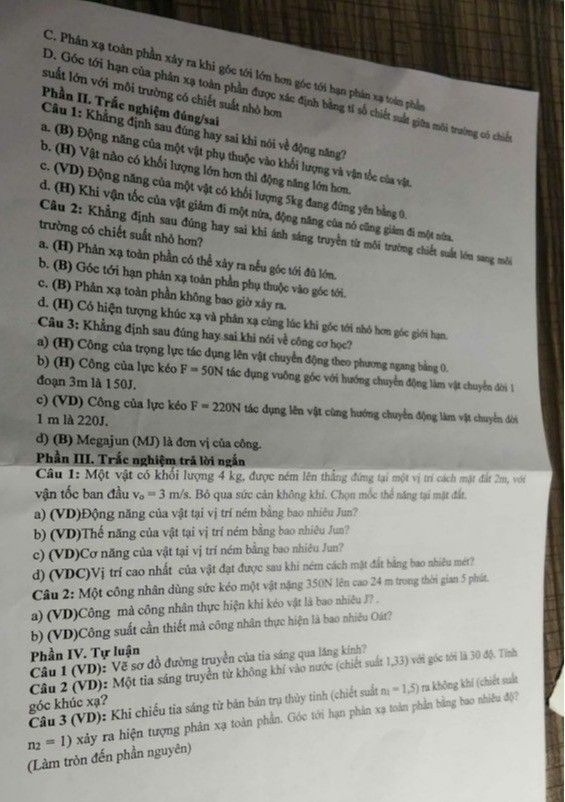
#> input picture scan_input.jpg, 565 x 802 px
$ python 'cai thien do tuong phan.py'
#> lines starting #> are read from the running program, lines starting #| are printed output that depends on the picture; after the words box and inside, x2 and y2 are one past the last pixel; in counts of white or black regions, pixels touching at a corner belong together
#> in main, img is the input picture: shape (802, 565, 3); mean B, G, R 132.9, 139.1, 139.5
import cv2
import numpy as np
import matplotlib.pyplot as plt

def contrast_stretching(gray_img):
    r_min = float(np.min(gray_img))
#> r_min = 0
    r_max = float(np.max(gray_img))
#> r_max = 254

    if r_max == r_min:
        return gray_img

    stretched = (gray_img - r_min) * (255.0 / (r_max - r_min))
    stretched = np.clip(stretched, 0, 255)
    return np.uint8(stretched)

def histogram_equalization(gray_img):
    return cv2.equalizeHist(gray_img)
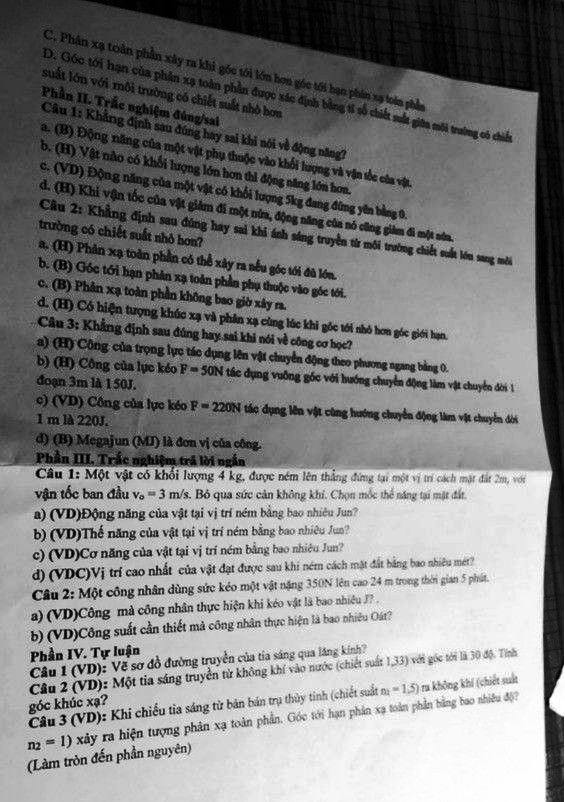
#> returned value: shape (802, 565); min 0, max 255, mean 128.3

def binarization(gray_img, thresh_val=127):
#> called with thresh_val = 130
    _, binary_img = cv2.threshold(gray_img, thresh_val, 255, cv2.THRESH_BINARY)
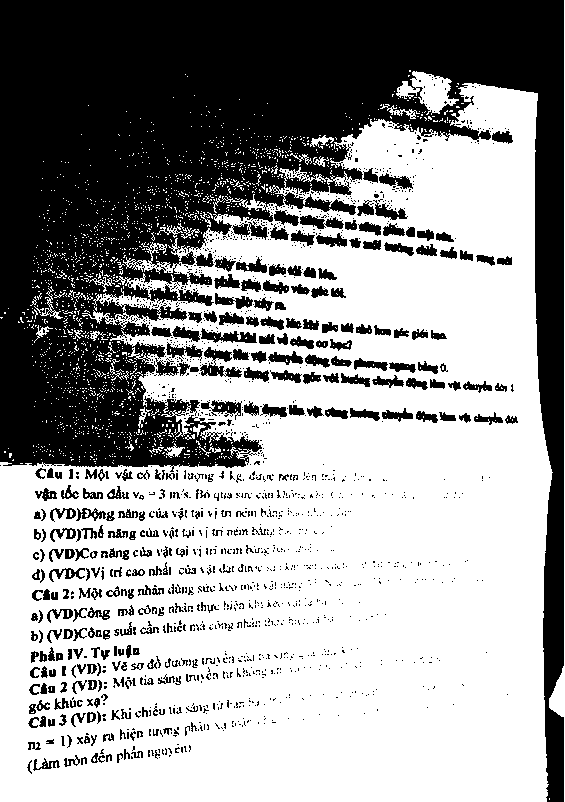
#> binary_img: shape (802, 565); 60% white; 1687 black regions (1380 under 20 px), largest, box (x1, y1, x2, y2) and area: (0, 0, 564, 802) 150925, (200, 347, 242, 378) 559, (201, 328, 257, 343) 441
    return binary_img

def main():
    img_path = 'scan_input.jpg'  #
    img = cv2.imread(img_path)

    if img is None:
        print(f"Lỗi: Không tìm thấy file ảnh tại '{img_path}'. Hãy kiểm tra lại tên file.")
        return

    gray = cv2.cvtColor(img, cv2.COLOR_BGR2GRAY)

    img_stretched = contrast_stretching(gray)
    img_equ = histogram_equalization(gray)
    img_binary = binarization(img_stretched, thresh_val=130)

    cv2.imwrite('result_contrast_stretching.jpg', img_stretched)
    cv2.imwrite('result_histogram_equalization.jpg', img_equ)
    cv2.imwrite('result_binarization.jpg', img_binary)
    print("Đã lưu các ảnh kết quả thành công!")

    plt.figure(figsize=(12, 8))

    plt.subplot(2, 4, 1)
    plt.imshow(gray, cmap='gray')
    plt.title("Ảnh gốc (Gray)")
    plt.axis("off")

    plt.subplot(2, 4, 5)
    hist_gray = cv2.calcHist([gray], [0], None, [256], [0, 256])
#> hist_gray = 256 values, max 5092 at index 199, min 0 at index 228, mean 1770
    plt.plot(hist_gray, color='black')
    plt.title("Histogram Gốc")

    plt.subplot(2, 4, 2)
    plt.imshow(img_stretched, cmap='gray')
    plt.title("Contrast Stretching")
    plt.axis("off")

    plt.subplot(2, 4, 6)
    hist_stretch = cv2.calcHist([img_stretched], [0], None, [256], [0, 256])
#> hist_stretch has the same summary as hist_gray
    plt.plot(hist_stretch, color='blue')
    plt.title("Histogram Kéo giãn")

    plt.subplot(2, 4, 3)
    plt.imshow(img_equ, cmap='gray')
    plt.title("Equalization")
    plt.axis("off")

    plt.subplot(2, 4, 7)
    hist_equ = cv2.calcHist([img_equ], [0], None, [256], [0, 256])
#> hist_equ = 256 values, max 5092 at index 226, min 0 at index 54, mean 1770
    plt.plot(hist_equ, color='red')
    plt.title("Histogram Cân bằng")

    plt.subplot(2, 4, 4)
    plt.imshow(img_binary, cmap='gray')
    plt.title("Nhị phân (Binarization)")
    plt.axis("off")

    plt.tight_layout()
    plt.show()
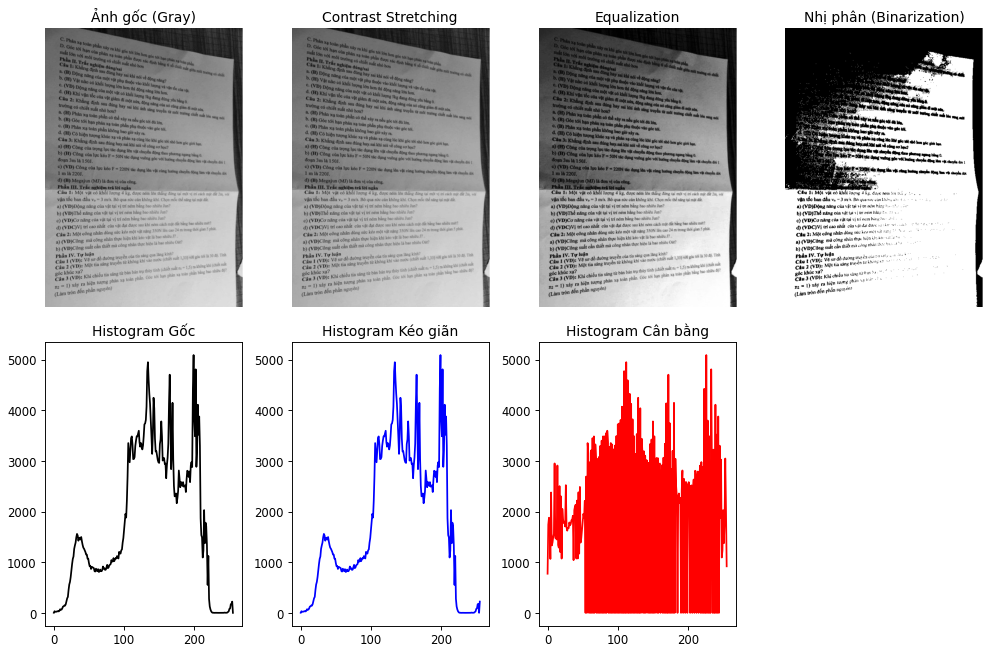
#> figure drawn by matplotlib, 7 panels; panel 2: curve peaks at x = 199, y = 5092; panel 4: curve peaks at x = 199, y = 5092; panel 6: curve peaks at x = 226, y = 5092

if __name__ == '__main__':
    main()
